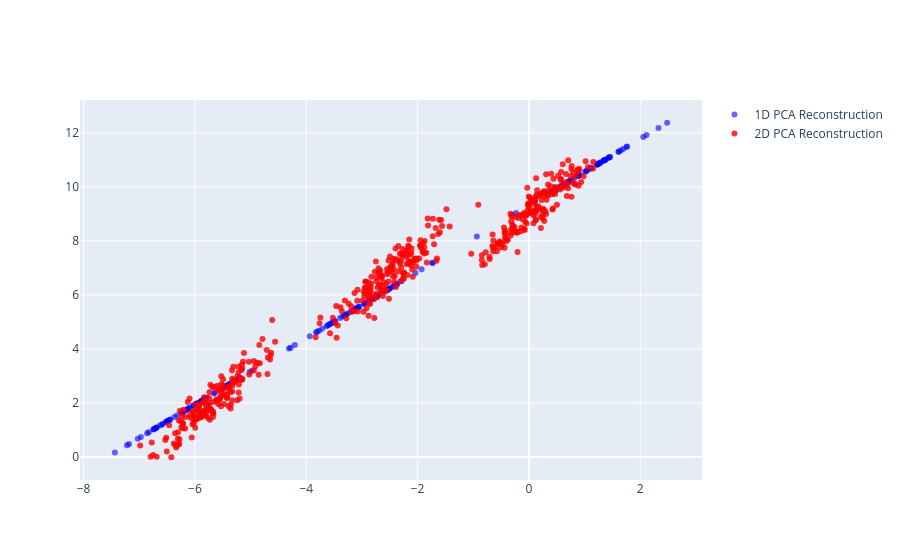

The notebook cell saved with this chart:
### Markdown cell above
We can see that 1D alone captures the seperation between the blobs, but 2D allows us to see that these blobs are spherical in shape.

### Code cell
fig = go.Figure()

fig.add_trace(go.Scatter(
    x=X_projected1[:, 0],
    y=X_projected1[:, 1],
    mode='markers',
    marker=dict(size=6, color='blue', opacity=0.6),
    name='1D PCA Reconstruction'
))

fig.add_trace(go.Scatter(
    x=X_projected2[:, 0],
    y=X_projected2[:, 1],
    mode='markers',
    marker=dict(size=6, color='red', opacity=0.8),
    name='2D PCA Reconstruction'
))


fig.show()

### Figure 1 — Plotly figure (JSON) as saved in the notebook; plotly's stock layout.template omitted (floating-point values rounded to 4 significant figures; data arrays with more than 128 entries replaced by an {"elided": "..."} marker saying what was removed)
{"data": [{"marker": {"color": "blue", "opacity": 0.6, "size": 6}, "mode": "markers", "name": "1D PCA Reconstruction", "type": "scatter", "x": {"elided": "200 float values"}, "y": {"elided": "200 float values"}}, {"marker": {"color": "red", "opacity": 0.8, "size": 6}, "mode": "markers", "name": "2D PCA Reconstruction", "type": "scatter", "x": {"elided": "500 float values"}, "y": {"elided": "500 float values"}}], "layout": {}}
